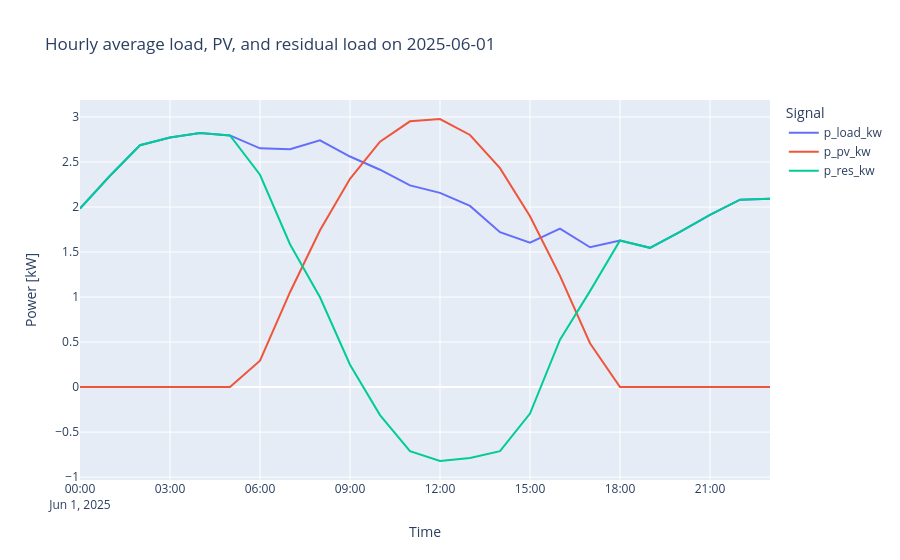

This figure's notebook cell:
### Markdown cell above
<div class="alert alert-block alert-info">

**TASK 15**:

- using the same pattern as defined above, resample the dataframe containing load, PV, and residual load (the new column you generated earlier) to a 1-hour time interval and save it to a new dataframe called `df_hourly`
- plot the result for a sample day, e.g. the birthday of your best friend
- label the axes and provide a title for the graph

</div>

### Code cell
## Solution

df_hourly = df.resample("1h").mean()

plot_hourly = df_hourly.loc["2025-06-01":"2025-06-01", ["p_load_kw", "p_pv_kw", "p_res_kw"]].reset_index()

fig = px.line(
    plot_hourly,
    x="index",
    y=["p_load_kw", "p_pv_kw", "p_res_kw"],
    title="Hourly average load, PV, and residual load on 2025-06-01",
    labels={"index": "Time", "value": "Power [kW]", "variable": "Signal"},
)
fig.show()

### Figure 1 — Plotly figure (JSON) as saved in the notebook; plotly's stock layout.template omitted (floating-point values rounded to 4 significant figures)
{"data": [{"hovertemplate": "Signal=p_load_kw<br>Time=%{x}<br>Power [kW]=%{y}<extra></extra>", "legendgroup": "p_load_kw", "line": {"color": "#636efa", "dash": "solid"}, "marker": {"symbol": "circle"}, "mode": "lines", "name": "p_load_kw", "orientation": "v", "showlegend": true, "type": "scatter", "x": ["2025-06-01T00:00:00.000000", "2025-06-01T01:00:00.000000", "2025-06-01T02:00:00.000000", "2025-06-01T03:00:00.000000", "2025-06-01T04:00:00.000000", "2025-06-01T05:00:00.000000", "2025-06-01T06:00:00.000000", "2025-06-01T07:00:00.000000", "2025-06-01T08:00:00.000000", "2025-06-01T09:00:00.000000", "2025-06-01T10:00:00.000000", "2025-06-01T11:00:00.000000", "2025-06-01T12:00:00.000000", "2025-06-01T13:00:00.000000", "2025-06-01T14:00:00.000000", "2025-06-01T15:00:00.000000", "2025-06-01T16:00:00.000000", "2025-06-01T17:00:00.000000", "2025-06-01T18:00:00.000000", "2025-06-01T19:00:00.000000", "2025-06-01T20:00:00.000000", "2025-06-01T21:00:00.000000", "2025-06-01T22:00:00.000000", "2025-06-01T23:00:00.000000"], "xaxis": "x", "y": [1.983, 2.347, 2.686, 2.771, 2.822, 2.796, 2.652, 2.641, 2.741, 2.561, 2.414, 2.24, 2.157, 2.012, 1.72, 1.605, 1.761, 1.553, 1.628, 1.547, 1.725, 1.912, 2.081, 2.093], "yaxis": "y"}, {"hovertemplate": "Signal=p_pv_kw<br>Time=%{x}<br>Power [kW]=%{y}<extra></extra>", "legendgroup": "p_pv_kw", "line": {"color": "#EF553B", "dash": "solid"}, "marker": {"symbol": "circle"}, "mode": "lines", "name": "p_pv_kw", "orientation": "v", "showlegend": true, "type": "scatter", "x": ["2025-06-01T00:00:00.000000", "2025-06-01T01:00:00.000000", "2025-06-01T02:00:00.000000", "2025-06-01T03:00:00.000000", "2025-06-01T04:00:00.000000", "2025-06-01T05:00:00.000000", "2025-06-01T06:00:00.000000", "2025-06-01T07:00:00.000000", "2025-06-01T08:00:00.000000", "2025-06-01T09:00:00.000000", "2025-06-01T10:00:00.000000", "2025-06-01T11:00:00.000000", "2025-06-01T12:00:00.000000", "2025-06-01T13:00:00.000000", "2025-06-01T14:00:00.000000", "2025-06-01T15:00:00.000000", "2025-06-01T16:00:00.000000", "2025-06-01T17:00:00.000000", "2025-06-01T18:00:00.000000", "2025-06-01T19:00:00.000000", "2025-06-01T20:00:00.000000", "2025-06-01T21:00:00.000000", "2025-06-01T22:00:00.000000", "2025-06-01T23:00:00.000000"], "xaxis": "x", "y": [0.0, 0.0, 0.0, 0.0, 0.0, 0.0, 0.2933, 1.054, 1.743, 2.313, 2.725, 2.952, 2.978, 2.8, 2.432, 1.898, 1.235, 0.4874, 9.185e-17, 0.0, 0.0, 0.0, 0.0, 0.0], "yaxis": "y"}, {"hovertemplate": "Signal=p_res_kw<br>Time=%{x}<br>Power [kW]=%{y}<extra></extra>", "legendgroup": "p_res_kw", "line": {"color": "#00cc96", "dash": "solid"}, "marker": {"symbol": "circle"}, "mode": "lines", "name": "p_res_kw", "orientation": "v", "showlegend": true, "type": "scatter", "x": ["2025-06-01T00:00:00.000000", "2025-06-01T01:00:00.000000", "2025-06-01T02:00:00.000000", "2025-06-01T03:00:00.000000", "2025-06-01T04:00:00.000000", "2025-06-01T05:00:00.000000", "2025-06-01T06:00:00.000000", "2025-06-01T07:00:00.000000", "2025-06-01T08:00:00.000000", "2025-06-01T09:00:00.000000", "2025-06-01T10:00:00.000000", "2025-06-01T11:00:00.000000", "2025-06-01T12:00:00.000000", "2025-06-01T13:00:00.000000", "2025-06-01T14:00:00.000000", "2025-06-01T15:00:00.000000", "2025-06-01T16:00:00.000000", "2025-06-01T17:00:00.000000", "2025-06-01T18:00:00.000000", "2025-06-01T19:00:00.000000", "2025-06-01T20:00:00.000000", "2025-06-01T21:00:00.000000", "2025-06-01T22:00:00.000000", "2025-06-01T23:00:00.000000"], "xaxis": "x", "y": [1.983, 2.347, 2.686, 2.771, 2.822, 2.796, 2.359, 1.587, 0.9981, 0.248, -0.3111, -0.7116, -0.8206, -0.7879, -0.7119, -0.2934, 0.5262, 1.066, 1.628, 1.547, 1.725, 1.912, 2.081, 2.093], "yaxis": "y"}], "layout": {"legend": {"title": {"text": "Signal"}, "tracegroupgap": 0}, "title": {"text": "Hourly average load, PV, and residual load on 2025-06-01"}, "xaxis": {"anchor": "y", "domain": [0, 1], "title": {"text": "Time"}}, "yaxis": {"anchor": "x", "domain": [0, 1], "title": {"text": "Power [kW]"}}}}
